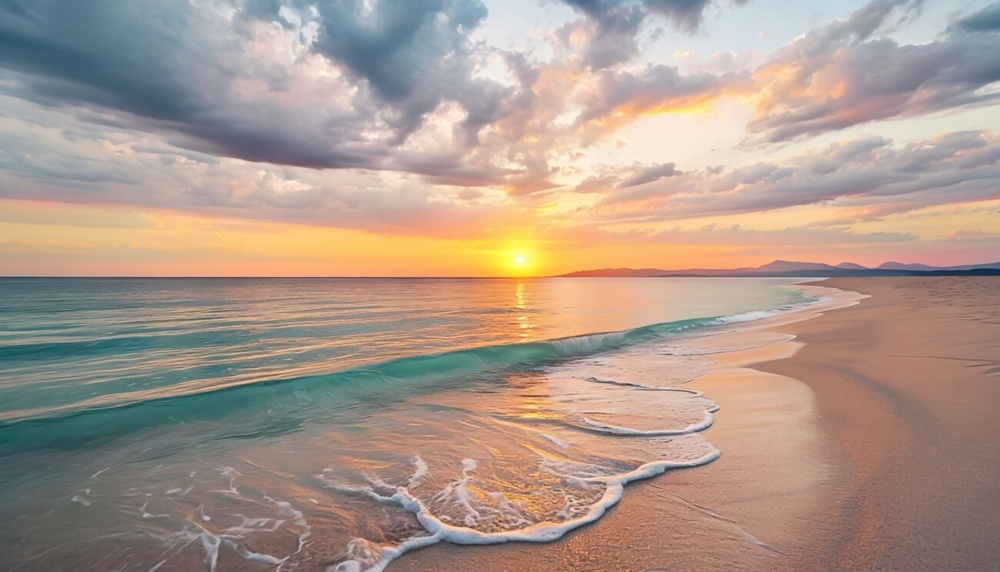
#> input picture zadania_23.03.2025/plaza.jpg, 1000 x 572 px, shrunk from 1300 x 743 before the run
$ python zadanie1.py
#> lines starting #> are read from the running program, lines starting #| are printed output that depends on the picture
import cv2


image = cv2.imread("plaza.jpg")
#> image is the input picture: shape (572, 1000, 3); mean B, G, R 140.5, 152.5, 171.6

cv2.imshow("Oryginal", image)

(h, w) = image.shape[:2]
#> h = 572; w = 1000
(cX, cY) = (w // 2, h // 2)
#> cX = 500; cY = 286

M = cv2.getRotationMatrix2D((cX, cY), 45, 1.0)

rotated = cv2.warpAffine(image, M, (w, h))
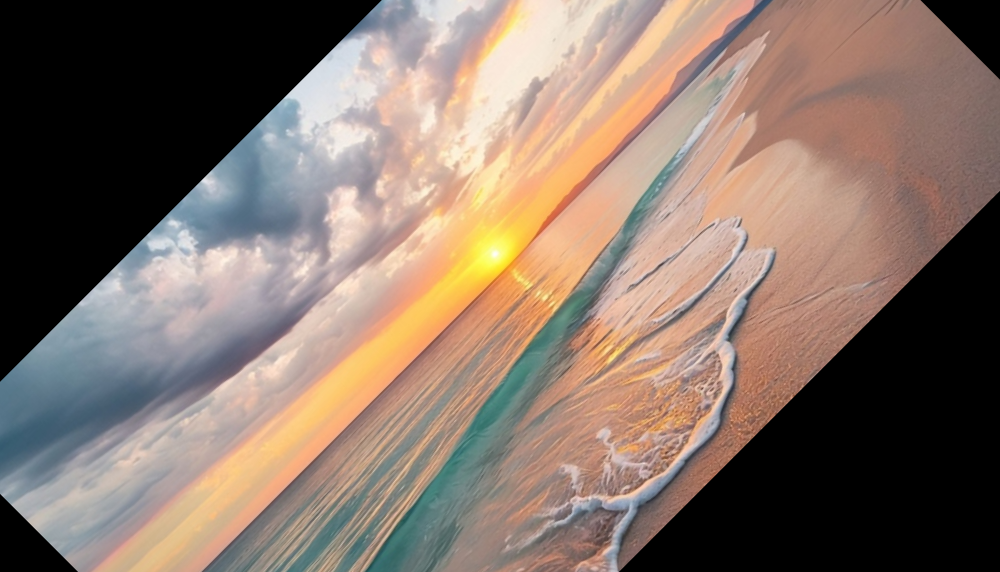
#> rotated: shape (572, 1000, 3); mean B, G, R 103.8, 115, 133.1
cv2.imshow("Rotated by 45 Degrees", rotated)

cv2.waitKey(0)
